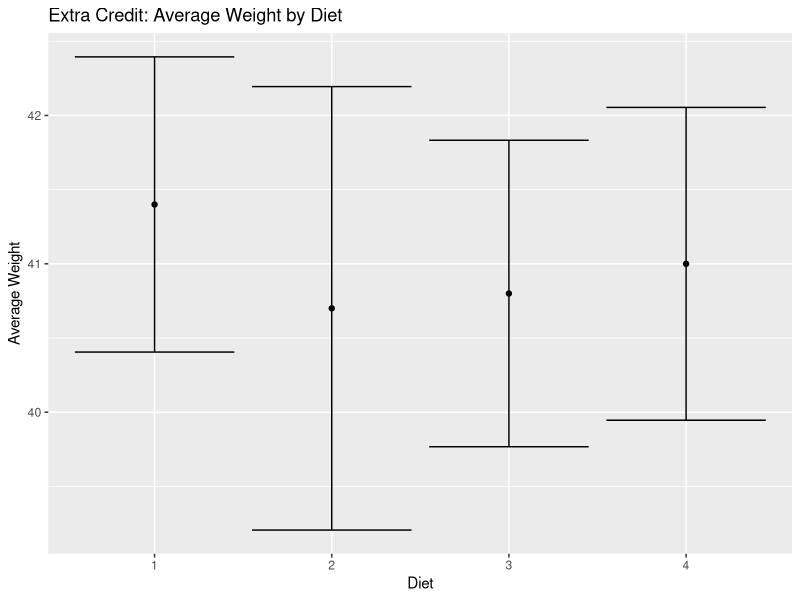
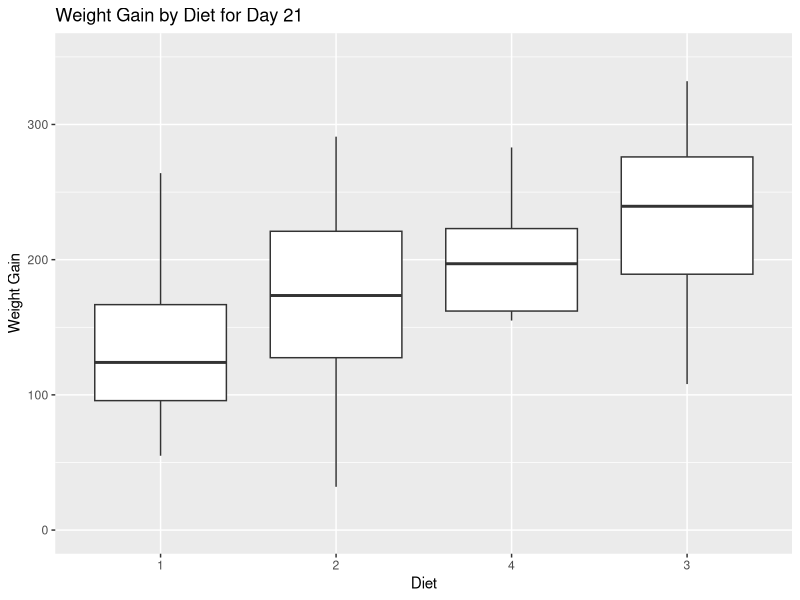
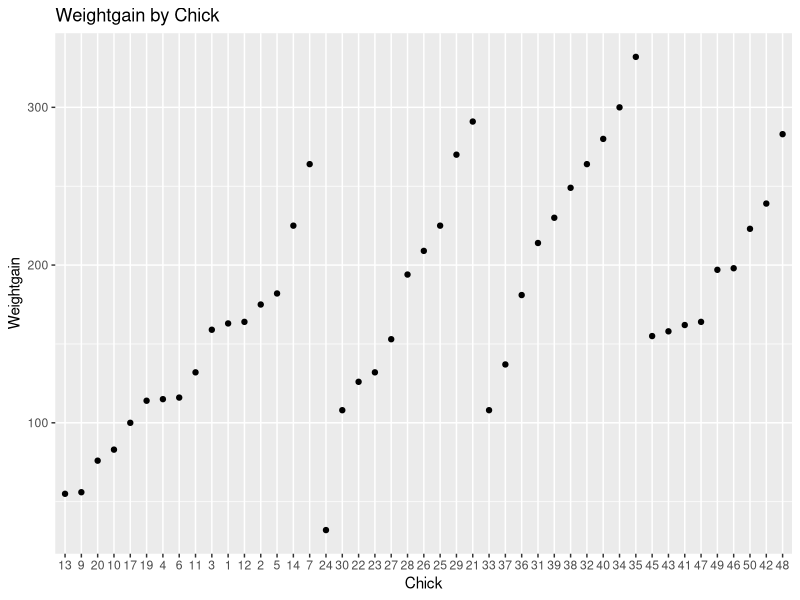
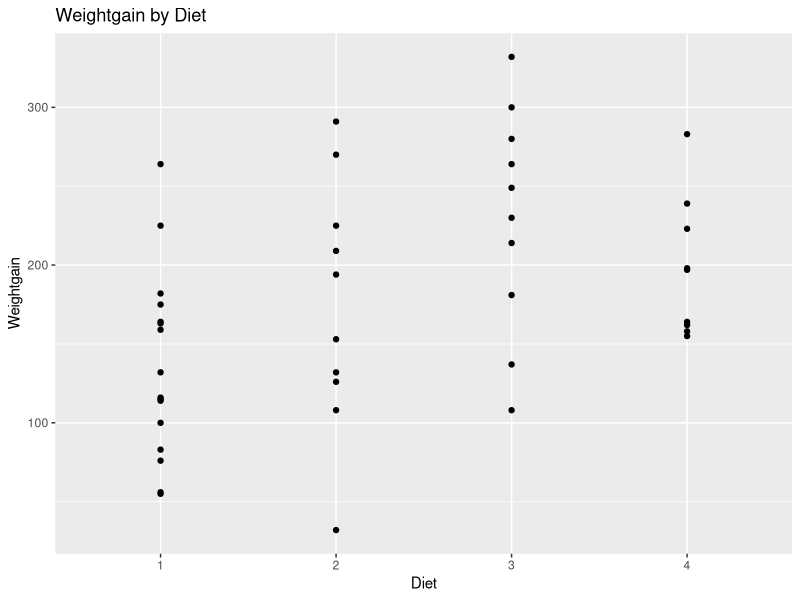
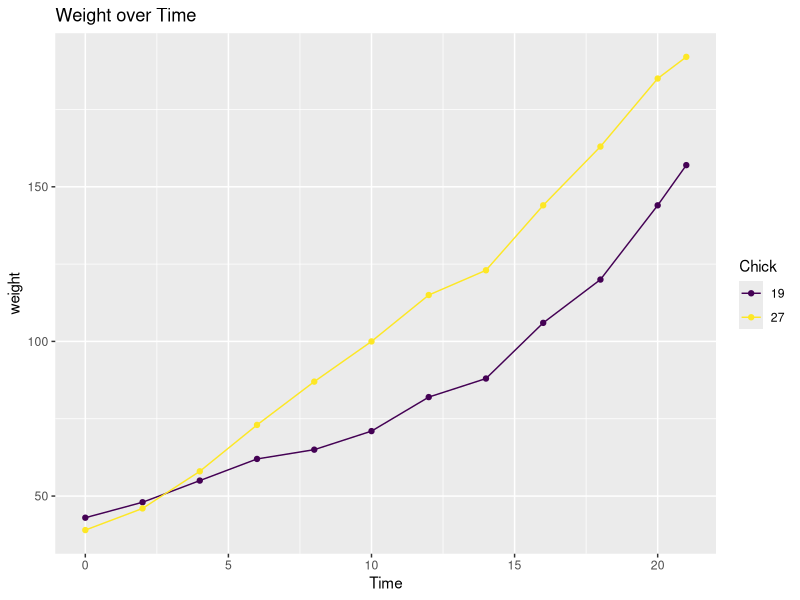
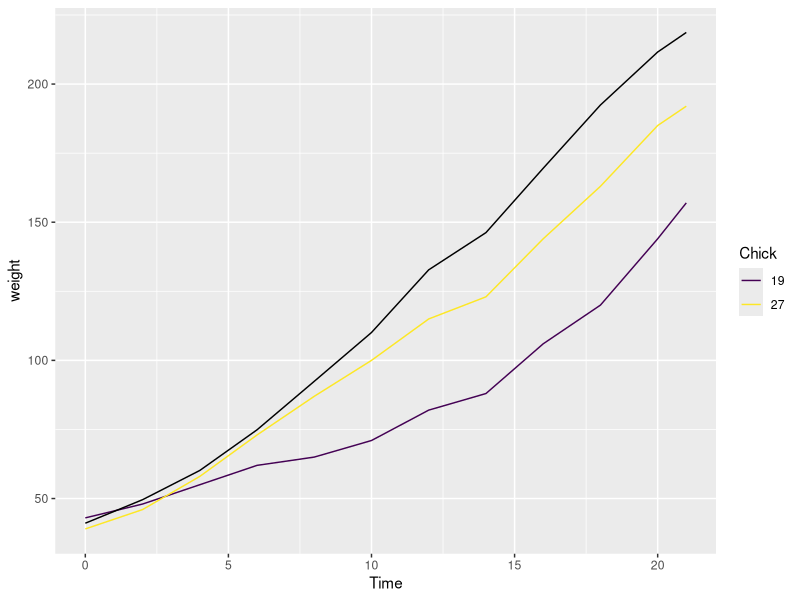
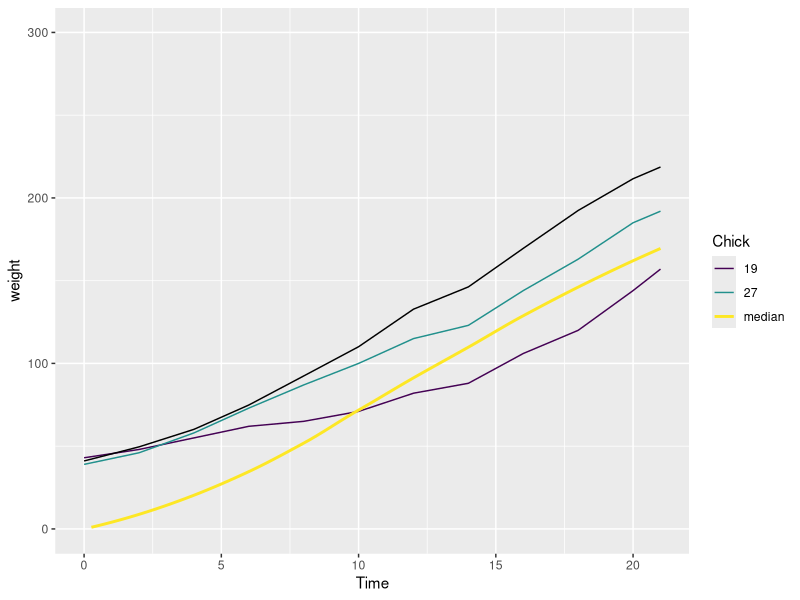

Write R code to recreate these figures, in order.
## ---- chunk 1
knitr::opts_chunk$set(echo = TRUE)
## ---- chunk 2
library(dplyr)
library(ggplot2)
## ---- chunk 3
weight0 <- ChickWeight %>% filter(Time == 0) %>% group_by(Diet) %>% summarize(num_chicks = n(), avg_weight = mean(weight), sd_weight = sd(weight))
weight0
## ---- chunk 4
ggplot(weight0, aes(x=Diet, y=avg_weight)) + geom_point() + geom_errorbar(aes(ymin = avg_weight-sd_weight, ymax = avg_weight+sd_weight)) + ggtitle('Extra Credit: Average Weight by Diet') + xlab('Diet') + ylab('Average Weight')
## ---- chunk 5
complete <- ChickWeight %>% group_by(Chick) %>% mutate(num_obs = n()) %>% ungroup() %>% filter(num_obs == 12)
head(complete, n=3)
## ---- chunk 6
complete <- complete %>% group_by(Chick) %>% mutate(weightgain = (weight - weight[Time==0]))
head(complete, n=3)
## ---- chunk 7
filter(complete, Time==21) %>% ggplot(aes(x = reorder(Diet, weightgain, FUN = median), y = weightgain)) + geom_boxplot() + ylim(0,350) + ggtitle('Weight Gain by Diet for Day 21') + xlab('Diet') + ylab('Weight Gain')
## ---- chunk 8
print(complete %>% filter(Time==21) %>% arrange(desc(weightgain)) %>% head(1))
complete %>% filter(Time==21) %>% arrange(weightgain) %>% head(1)
## ---- chunk 9
complete %>% filter(Time==21) %>% ggplot(aes(x=Chick, y=weightgain)) + geom_point() + ylab('Weightgain') + ggtitle('Weightgain by Chick')
complete %>% filter(Time==21) %>% ggplot(aes(x=Diet, y=weightgain)) + geom_point() + ylab('Weightgain') + ggtitle('Weightgain by Diet')
## ---- chunk 10
complete %>% filter(Time==0) %>% arrange(weight) %>% head(1)
## ---- chunk 11
complete %>% filter(Time==0) %>% arrange(desc(weight)) %>% head(1)
## ---- chunk 12
plot1 <- complete %>% filter(Chick == 27|  Chick == 19) %>% ggplot(aes(x=Time, y=weight, group=Chick, color=Chick)) + geom_line() + geom_point() + ggtitle('Weight over Time')
plot1
## ---- chunk 13
tmp <- complete %>% group_by(Time) %>% summarize(avg = mean(weight)) 
plot2 <- complete %>% group_by(Chick) %>% filter(Chick ==27 | Chick == 19) %>% ggplot() + geom_line(aes(x=Time, y=weight, group=Chick, color=Chick))+ geom_line(data=tmp, aes(x=Time, y=avg))
plot2
## ---- chunk 14
tmp <- group_by(complete, Time) %>% summarise(median = median(weightgain))
plot2 + geom_smooth(data = tmp, aes(x=Time, y = median, color ="median"), se=F) +ylim(0,300)
